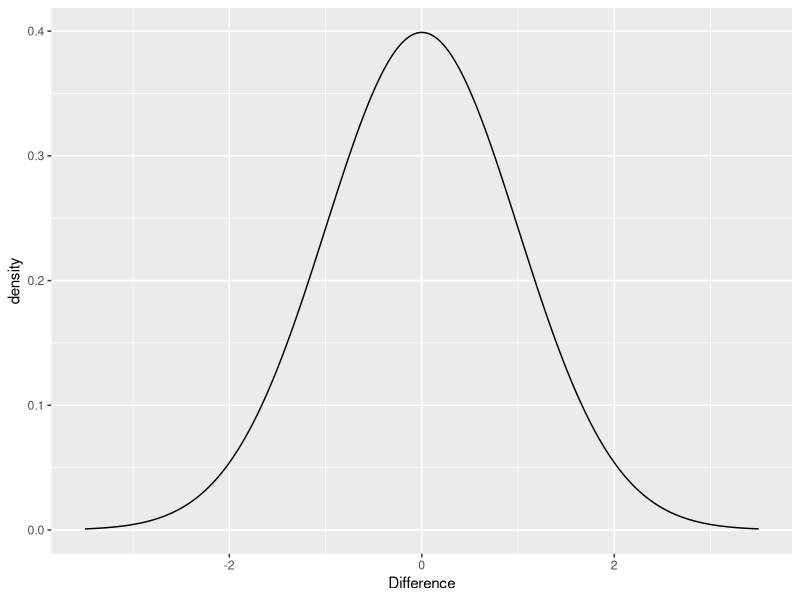
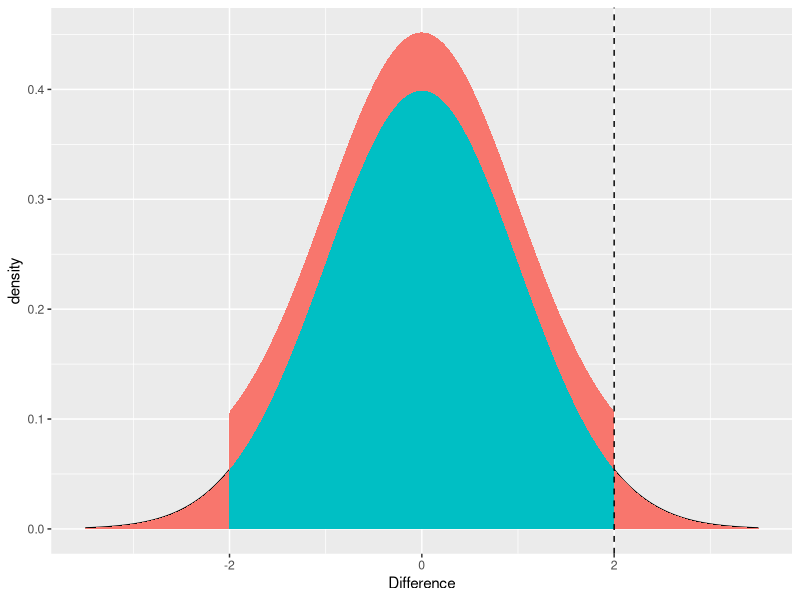
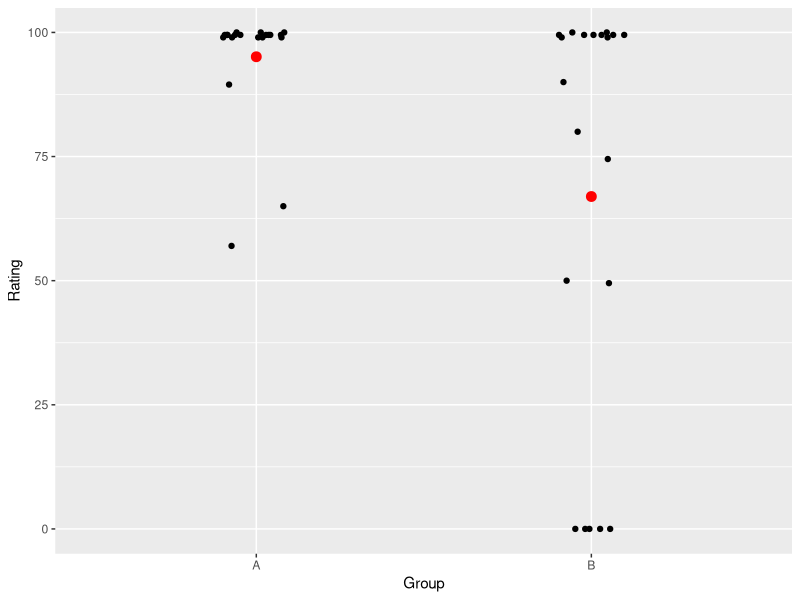
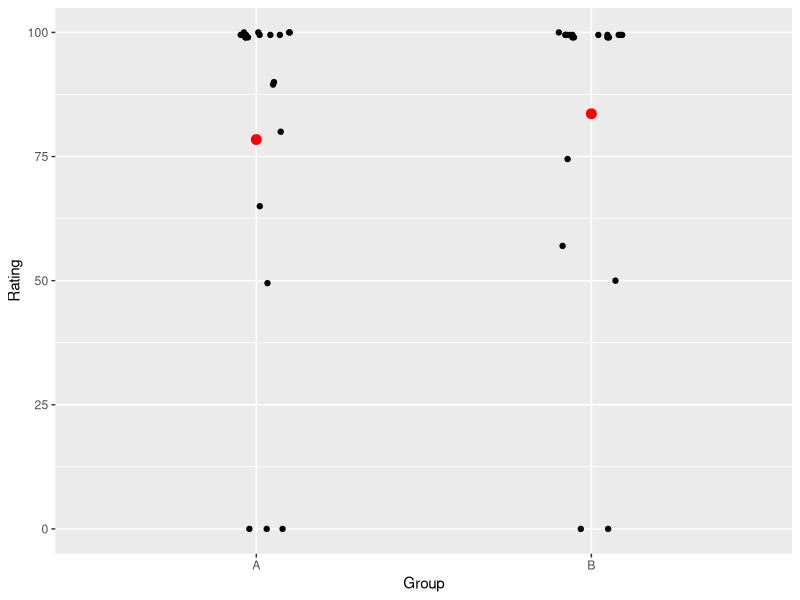
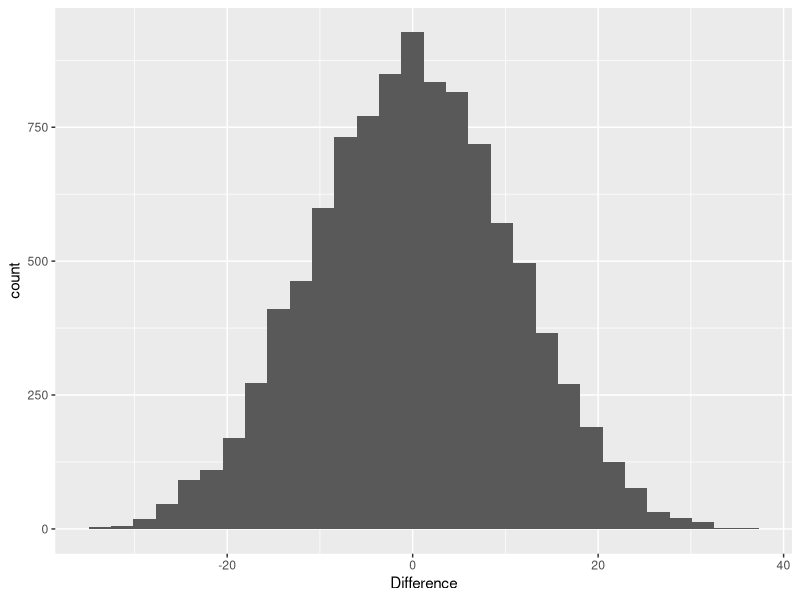
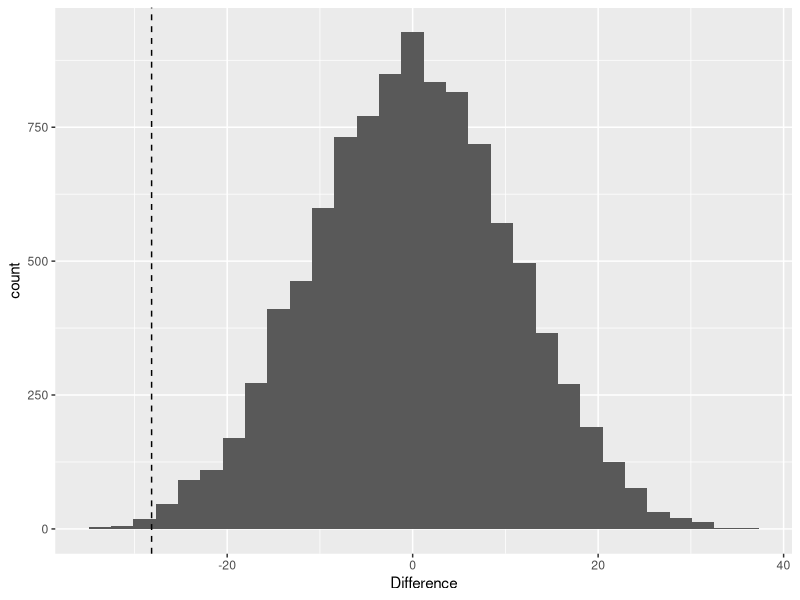
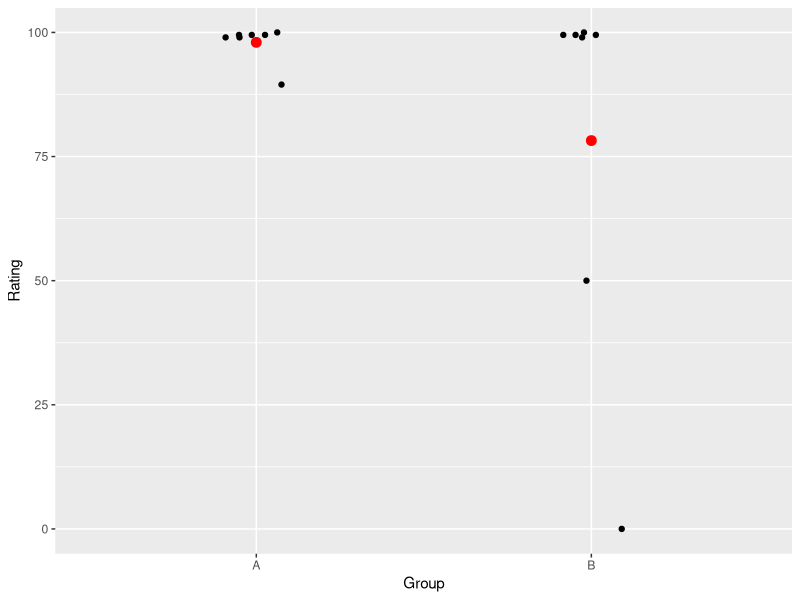
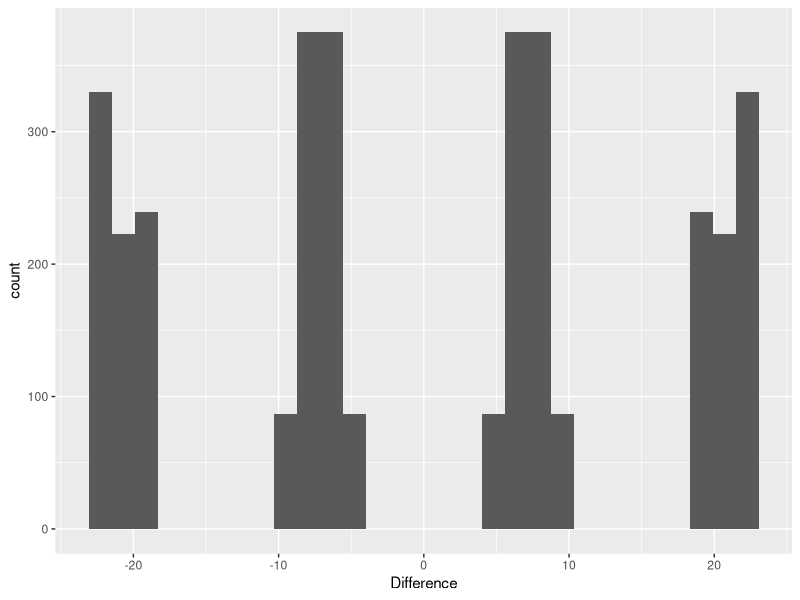

Write the R code that produced these figures, in order.
## ---- chunk 1
library(ggplot2)
## ---- chunk 2
d = seq(from=-3.5, to=3.5, by=0.01)
norm_data = data.frame(Difference=d, density=dnorm(d))

norm_plot = ggplot(norm_data, aes(x=Difference, y=density)) +
  geom_line()

print(norm_plot)
## ---- chunk 3
obs_difference = 2
norm_data$p = abs(norm_data$Difference) <= obs_difference

print(norm_plot +
        geom_area(data=norm_data, mapping=aes(fill=p)) +
        geom_vline(xintercept=obs_difference, lty="dashed") +
        guides(fill=FALSE))
## ---- chunk 4
ratings = read.csv("data/ratings.csv")

ratings
## ---- chunk 5
ratings_plot = ggplot(ratings, aes(y=Rating, x=Group)) +
  geom_point(position=position_jitter(height=0, width=0.1)) +
  stat_summary(fun.y=mean, geom="point", color="red", size=3)

print(ratings_plot)
## ---- chunk 6
obs_means = aggregate(Rating ~ Group, ratings, mean)

obs_means
## ---- chunk 7
sample(ratings$Group)
sample(ratings$Group)
sample(ratings$Group)
## ---- chunk 8
set.seed(0)

ratings_sim = ratings
ratings_sim$Group = sample(ratings$Group)
ratings_sim
## ---- chunk 9
print(ratings_plot %+% ratings_sim)
## ---- chunk 10
nreps = 10000

diffs = rep(0,nreps)
## ---- chunk 11
for(x in 1:nreps){
  
  ratings_sim$Group = sample(ratings$Group)
  
  result = aggregate(Rating ~ Group, ratings_sim, mean)
  diffs[x] = result$Rating[result$Group=="B"] - result$Rating[result$Group=="A"]
  
}
## ---- chunk 12
permutations = data.frame(Difference=diffs)

perm_plot = ggplot(permutations, aes(x=Difference)) +
  geom_histogram(bins=30)

print(perm_plot)
## ---- chunk 13
obs_diff = obs_means$Rating[obs_means$Group=="B"] - obs_means$Rating[obs_means$Group=="A"]

obs_diff
## ---- chunk 14
print(perm_plot + geom_vline(xintercept=obs_diff, lty="dashed"))
## ---- chunk 15
pval = mean(abs(diffs) >= abs(obs_diff))

pval
## ---- chunk 16
t.test(Rating ~ Group, ratings, var.equal=TRUE)
## ---- chunk 17
choose(40,20)
## ---- chunk 18
ratings_small = read.csv("data/ratings_small.csv")

ratings_small
## ---- chunk 19
choose(14,7)
## ---- chunk 20
print(ratings_plot %+% ratings_small)
## ---- chunk 21
combn(4,2)
## ---- chunk 22
perms = combn(14,7)
## ---- chunk 23
perms[,1]
## ---- chunk 24
perms[,2]
## ---- chunk 25
perms[,2000]
## ---- chunk 26
ratings_sim = ratings_small

nreps = ncol(perms)
diffs = rep(0,nreps)

for(x in 1:nreps){
  
  ratings_sim$Group = "A"
  
  ratings_sim$Group[perms[,x]] = "B"
  
  result = aggregate(Rating ~ Group, ratings_sim, mean)
  diffs[x] = result$Rating[result$Group=="B"] - result$Rating[result$Group=="A"]
  
}
## ---- chunk 27
perm_plot_small = perm_plot %+% data.frame(Difference=diffs)

print(perm_plot_small)
## ---- chunk 28
obs_means = aggregate(Rating ~ Group, ratings_small, mean)
obs_diff = obs_means$Rating[obs_means$Group=="B"] - obs_means$Rating[obs_means$Group=="A"]

print(perm_plot_small + geom_vline(xintercept=obs_diff, lty="dashed"))
## ---- chunk 29
pval = mean(abs(diffs) >= abs(obs_diff))

pval
## ---- chunk 30
t.test(Rating ~ Group, ratings_small, var.equal=TRUE)
## ---- chunk 31
model = lm(Rating ~ Group, ratings)

print(model)
## ---- chunk 32
ratings$Predicted = predict(model)
ratings$Residual = residuals(model)
## ---- chunk 33
predicted_plot = ggplot(ratings, aes(y=Predicted, x=Group)) +
  geom_point(position=position_jitter(width=0.1, height=0))

print(predicted_plot)
## ---- chunk 34
residual_plot = predicted_plot +
  aes(y=Residual)

print(residual_plot)
## ---- chunk 35
ratings_sim = ratings

ratings_sim$Rating = ratings$Predicted + sample(ratings$Residual, replace=TRUE)

print(ratings_plot %+% ratings_sim)
## ---- chunk 36
nreps = 10000

diffs = rep(0,nreps)

for(x in 1:nreps){
  
  ratings_sim$Rating = ratings$Predicted + sample(ratings$Residual, replace=TRUE)
  
  result = aggregate(Rating ~ Group, ratings_sim, mean)
  diffs[x] = result$Rating[result$Group=="B"] - result$Rating[result$Group=="A"]
  
}

boots = data.frame(Difference=diffs)

boot_plot = ggplot(boots, aes(x=Difference)) +
  geom_histogram(bins=30)

print(boot_plot)
## ---- chunk 37
se = sd(diffs)

se
## ---- chunk 38
ci95 = quantile(diffs, probs=c(0.025, 0.975))

ci95
## ---- chunk 39
bw = read.csv("data/birth_weights.csv")

bw_plot = ggplot(bw, aes(y=Birth_weight, x=Weight)) +
  geom_smooth(method=lm, se=FALSE) +
  geom_point() +
  labs(x="Weight (kg)", y="Birth weight (kg)", caption="Data: Baystate Medical Center, 1986")

print(bw_plot)
## ---- chunk 40
model = lm(Birth_weight ~ Weight, bw)

bw$Predicted = predict(model)
bw$Residual = residuals(model)

model
## ---- chunk 41
coefficients(model)
## ---- chunk 42
coefficients(model)[2]
## ---- chunk 43
nreps = 100

slopes = rep(0,nreps)

bw_sim = bw

for(x in 1:nreps){
  
  bw_sim$Birth_weight = bw$Predicted + sample(bw$Residual, replace=TRUE)
  
  result = lm(Birth_weight ~ Weight, bw_sim)
  slopes[x] = coefficients(result)[2]
  
  bw_plot = bw_plot + geom_smooth(data=bw_sim, method=lm, color="grey", lwd=1)
  
}

bw_plot$layers = rev(bw_plot$layers)

print(bw_plot)
## ---- chunk 44
ci95 = quantile(slopes, probs=c(0.025, 0.975))

ci95
## ---- chunk 45
fig_residuals = ggplot(bw, aes(x=Residual)) +
  geom_histogram(bins=20)

print(fig_residuals)
## ---- chunk 46
confint(model)
